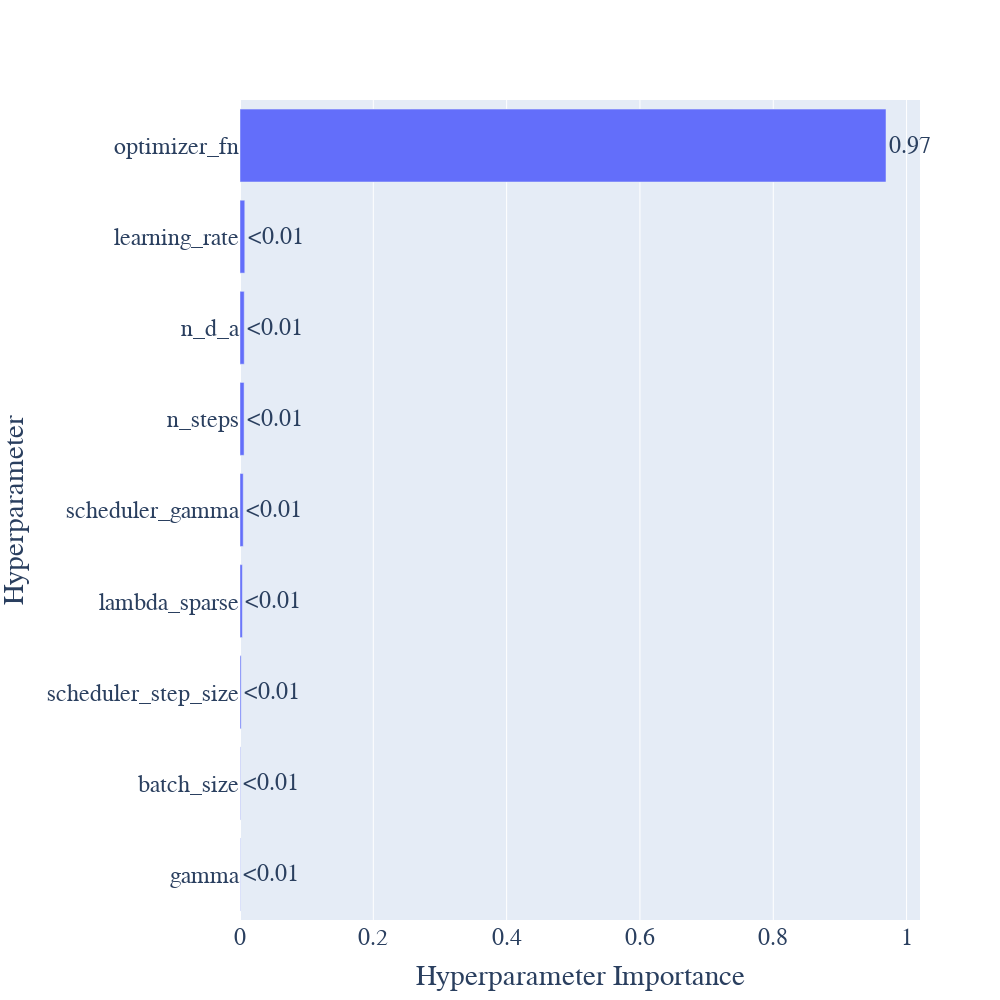

Notebook code cell kept with this figure:
### Code cell
plt_importance = optuna.visualization.plot_param_importances(study)
plt_importance.update_layout(
    width=1000,
    height=1000,
    title_font_size=36,
    font_size=24,
    font_family='Times New Roman',
    title=''
)

### Figure 1 — Plotly figure (JSON) as saved in the notebook; plotly's stock layout.template omitted (floating-point values rounded to 4 significant figures)
{"data": [{"cliponaxis": false, "hovertemplate": ["gamma (FloatDistribution): 0.0004574993494974414<extra></extra>", "batch_size (IntDistribution): 0.0006855399971088213<extra></extra>", "scheduler_step_size (IntDistribution): 0.001721406101912605<extra></extra>", "lambda_sparse (FloatDistribution): 0.003520890303002412<extra></extra>", "scheduler_gamma (FloatDistribution): 0.004840403922671594<extra></extra>", "n_steps (IntDistribution): 0.006113937868711533<extra></extra>", "n_d_a (IntDistribution): 0.006350156330204256<extra></extra>", "learning_rate (FloatDistribution): 0.007172700315814178<extra></extra>", "optimizer_fn (CategoricalDistribution): 0.9691374658110771<extra></extra>"], "name": "Objective Value", "orientation": "h", "text": ["<0.01", "<0.01", "<0.01", "<0.01", "<0.01", "<0.01", "<0.01", "<0.01", "0.97"], "textposition": "outside", "type": "bar", "x": [0.0004575, 0.0006855, 0.001721, 0.003521, 0.00484, 0.006114, 0.00635, 0.007173, 0.9691], "y": ["gamma", "batch_size", "scheduler_step_size", "lambda_sparse", "scheduler_gamma", "n_steps", "n_d_a", "learning_rate", "optimizer_fn"]}], "layout": {"font": {"family": "Times New Roman", "size": 24}, "height": 1000, "title": {"text": ""}, "width": 1000, "xaxis": {"title": {"text": "Hyperparameter Importance"}}, "yaxis": {"title": {"text": "Hyperparameter"}}}}
